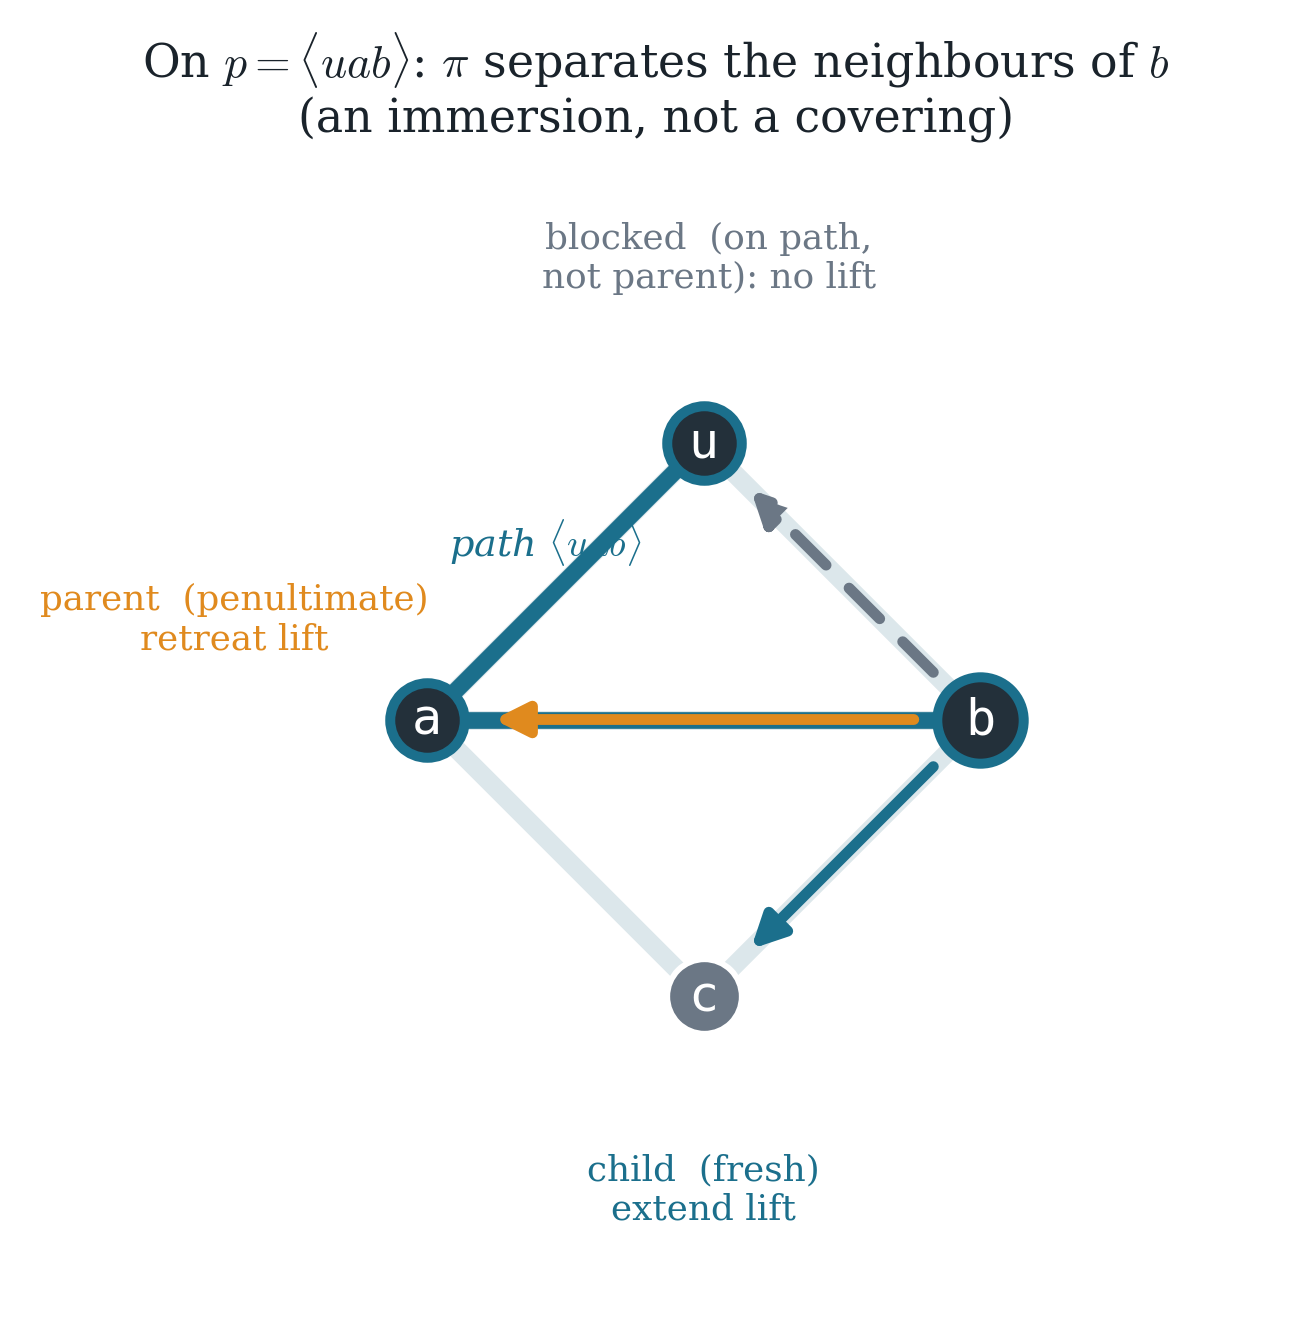

Recreate this plot in Python.
"""Part III, Figure 4 — why pi separates neighbours (the path tree is an
immersion, not a covering).

Sitting on the path-tree vertex p = (u,a,b) -- the simple path u-a-b, drawn in
teal on G = K4 -- the next step looks at the neighbours of its endpoint b. In
G, b is adjacent to a, c and u. Each falls into exactly one case:
  * a = penultimate of the path  -> the PARENT lift (retreat), exists;
  * c = fresh, not on the path    -> a CHILD lift (extend), exists;
  * u = on the path but NOT the parent -> BLOCKED: no lift above p.
So pi is injective on the neighbours of p (parents unique, children unique,
the two families separated by on/off the path), but not surjective -- the
blocked direction is why the path tree is an immersion, and is exactly what
makes a projected walk tree-like.
"""
import matplotlib.pyplot as plt
from matplotlib.patches import FancyArrowPatch
from fig_style import setup, save, COL
setup()

gpos = {'u': (0, 1.15), 'a': (-1.15, 0.0), 'b': (1.15, 0.0), 'c': (0, -1.15)}
gedges = [('u', 'a'), ('u', 'b'), ('a', 'b'), ('a', 'c'), ('b', 'c')]
path_edges = [('u', 'a'), ('a', 'b')]     # the current simple path u-a-b

fig, ax = plt.subplots(figsize=(7.4, 5.0))

# base graph (faint)
for i, j in gedges:
    (x0, y0), (x1, y1) = gpos[i], gpos[j]
    ax.plot([x0, x1], [y0, y1], color=COL['band'], lw=4.5, solid_capstyle='round', zorder=1)
# the path u-a-b (teal)
for i, j in path_edges:
    (x0, y0), (x1, y1) = gpos[i], gpos[j]
    ax.plot([x0, x1], [y0, y1], color=COL['pos'], lw=4.0, solid_capstyle='round', zorder=2)

# the three rays out of b, classified
rays = {
    'a': ('parent  (penultimate)\nretreat lift', COL['accent'], '-'),
    'c': ('child  (fresh)\nextend lift', COL['pos'], '-'),
    'u': ('blocked  (on path,\nnot parent): no lift', COL['grey'], (0, (4, 3))),
}
for tgt, (lab, col, ls) in rays.items():
    (xb, yb), (xt, yt) = gpos['b'], gpos[tgt]
    arr = FancyArrowPatch((xb, yb), (xt, yt), arrowstyle='-|>', mutation_scale=16,
                          lw=2.6, color=col, ls=ls, zorder=5, shrinkA=16, shrinkB=16)
    ax.add_patch(arr)

# nodes
for v, (px, py) in gpos.items():
    onpath = v in ('u', 'a', 'b')
    ax.scatter([px], [py], s=430 if v == 'b' else 320,
               color=COL['node'] if onpath else COL['grey'],
               zorder=6, edgecolors=(COL['pos'] if onpath else 'white'),
               linewidths=2.4 if onpath else 1.4)
    ax.text(px, py, v, ha='center', va='center', fontsize=12, color='white',
            zorder=7, family='monospace')

# labels for the three cases (placed near each target)
ax.text(-1.95, 0.42, rays['a'][0], ha='center', va='center', fontsize=8.6,
        color=COL['accent'])
ax.text(0.0, -1.95, rays['c'][0], ha='center', va='center', fontsize=8.6, color=COL['pos'])
ax.text(0.02, 1.92, rays['u'][0], ha='center', va='center', fontsize=8.6, color=COL['grey'])

ax.text(-0.66, 0.74, r'path $\langle uab\rangle$', ha='center', va='center', fontsize=9.2,
        color=COL['pos'], rotation=0, style='italic')

ax.set_xlim(-2.8, 2.4); ax.set_ylim(-2.4, 2.4); ax.set_aspect('equal'); ax.axis('off')
ax.set_title(r'On $p=\langle uab\rangle$: $\pi$ separates the neighbours of $b$'
             '\n(an immersion, not a covering)', fontsize=11, pad=2)

save(fig, "pt_fig4_immersion")
